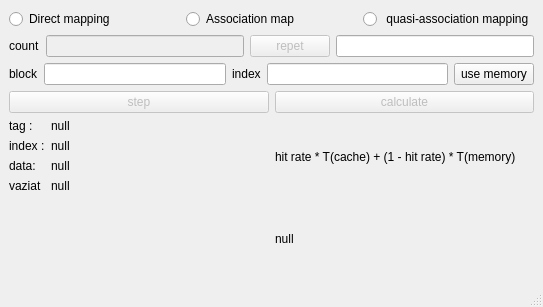
<?xml version="1.0" encoding="UTF-8"?>
<ui version="4.0">
 <class>MainWindow</class>
 <widget class="QMainWindow" name="MainWindow">
  <property name="geometry">
   <rect>
    <x>0</x>
    <y>0</y>
    <width>543</width>
    <height>307</height>
   </rect>
  </property>
  <property name="windowTitle">
   <string>MainWindow</string>
  </property>
  <widget class="QWidget" name="centralwidget">
   <layout class="QGridLayout" name="gridLayout">
    <item row="0" column="0" colspan="2">
     <layout class="QHBoxLayout" name="horizontalLayout_3">
      <item>
       <widget class="QRadioButton" name="radioButton_d">
        <property name="text">
         <string>Direct mapping</string>
        </property>
       </widget>
      </item>
      <item>
       <widget class="QRadioButton" name="radioButton_A">
        <property name="text">
         <string>Association map</string>
        </property>
       </widget>
      </item>
      <item>
       <widget class="QRadioButton" name="radioButton_Q">
        <property name="text">
         <string> quasi-association mapping</string>
        </property>
       </widget>
      </item>
     </layout>
    </item>
    <item row="1" column="0" colspan="2">
     <layout class="QHBoxLayout" name="horizontalLayout_2">
      <item>
       <widget class="QLabel" name="label_8">
        <property name="text">
         <string>count</string>
        </property>
       </widget>
      </item>
      <item>
       <widget class="QLineEdit" name="lineEdit_3">
        <property name="enabled">
         <bool>false</bool>
        </property>
       </widget>
      </item>
      <item>
       <widget class="QPushButton" name="pushButton_4">
        <property name="enabled">
         <bool>false</bool>
        </property>
        <property name="text">
         <string>repet</string>
        </property>
       </widget>
      </item>
      <item>
       <widget class="QLineEdit" name="lineEdit_4"/>
      </item>
     </layout>
    </item>
    <item row="2" column="0" colspan="2">
     <layout class="QHBoxLayout" name="horizontalLayout">
      <item>
       <widget class="QLabel" name="label_12">
        <property name="text">
         <string>block</string>
        </property>
       </widget>
      </item>
      <item>
       <widget class="QLineEdit" name="lineEdit"/>
      </item>
      <item>
       <widget class="QLabel" name="label_13">
        <property name="text">
         <string>index</string>
        </property>
       </widget>
      </item>
      <item>
       <widget class="QLineEdit" name="lineEdit_2"/>
      </item>
      <item>
       <widget class="QPushButton" name="pushButton_2">
        <property name="text">
         <string>use memory</string>
        </property>
       </widget>
      </item>
     </layout>
    </item>
    <item row="3" column="0">
     <layout class="QFormLayout" name="formLayout">
      <item row="0" column="0" colspan="2">
       <widget class="QPushButton" name="pushButton">
        <property name="enabled">
         <bool>false</bool>
        </property>
        <property name="text">
         <string>step</string>
        </property>
       </widget>
      </item>
      <item row="1" column="0">
       <widget class="QLabel" name="label">
        <property name="text">
         <string>tag : </string>
        </property>
       </widget>
      </item>
      <item row="1" column="1">
       <widget class="QLabel" name="label_2">
        <property name="text">
         <string>null</string>
        </property>
       </widget>
      </item>
      <item row="2" column="0">
       <widget class="QLabel" name="label_3">
        <property name="text">
         <string>index :</string>
        </property>
       </widget>
      </item>
      <item row="2" column="1">
       <widget class="QLabel" name="label_4">
        <property name="text">
         <string>null</string>
        </property>
       </widget>
      </item>
      <item row="3" column="0">
       <widget class="QLabel" name="label_5">
        <property name="text">
         <string>data:</string>
        </property>
       </widget>
      </item>
      <item row="3" column="1">
       <widget class="QLabel" name="label_6">
        <property name="text">
         <string>null</string>
        </property>
       </widget>
      </item>
      <item row="4" column="0">
       <widget class="QLabel" name="label_7">
        <property name="text">
         <string>vaziat</string>
        </property>
       </widget>
      </item>
      <item row="4" column="1">
       <widget class="QLabel" name="label_9">
        <property name="text">
         <string>null</string>
        </property>
       </widget>
      </item>
     </layout>
    </item>
    <item row="3" column="1">
     <layout class="QVBoxLayout" name="verticalLayout">
      <item>
       <widget class="QPushButton" name="pushButton_3">
        <property name="enabled">
         <bool>false</bool>
        </property>
        <property name="text">
         <string>calculate</string>
        </property>
       </widget>
      </item>
      <item>
       <widget class="QLabel" name="label_10">
        <property name="text">
         <string>hit rate * T(cache) + (1 - hit rate) * T(memory)</string>
        </property>
       </widget>
      </item>
      <item>
       <widget class="QLabel" name="label_11">
        <property name="text">
         <string>null</string>
        </property>
       </widget>
      </item>
     </layout>
    </item>
   </layout>
  </widget>
  <widget class="QMenuBar" name="menubar">
   <property name="geometry">
    <rect>
     <x>0</x>
     <y>0</y>
     <width>543</width>
     <height>21</height>
    </rect>
   </property>
  </widget>
  <widget class="QStatusBar" name="statusbar"/>
 </widget>
 <resources/>
 <connections/>
</ui>
